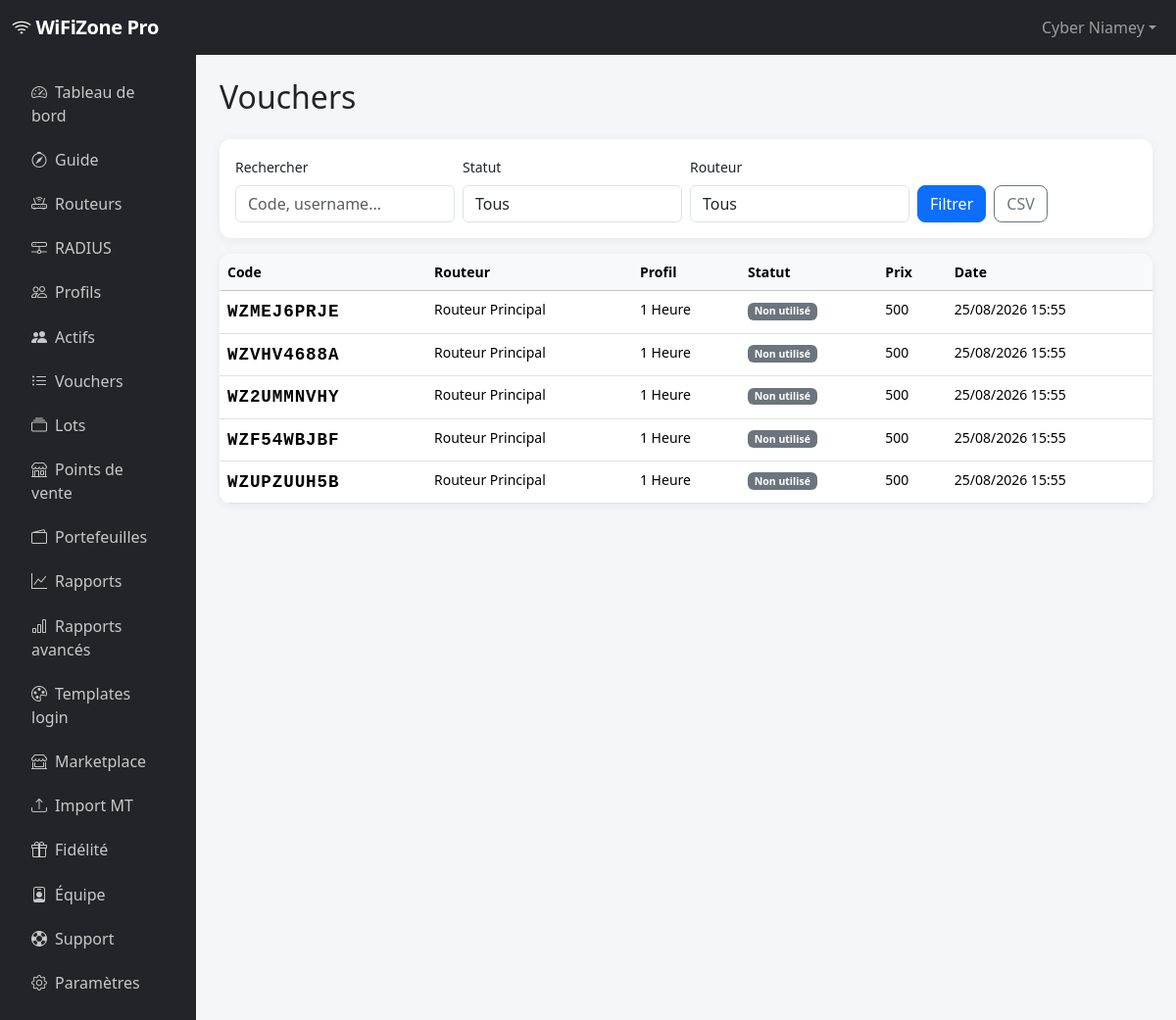
Page /hotspots/vouchers/ (signed in) on the committed database.
### accounts/models.py (models this page shows, shortened)
class User(AbstractUser):
    company_name = models.CharField("entreprise / zone WiFi", max_length=200, blank=True)
    phone = models.CharField("téléphone", max_length=30, blank=True)
    city = models.CharField("ville", max_length=100, blank=True)
    country = models.CharField("pays", max_length=100, default="Niger")
    is_reseller = models.BooleanField(default=False)
    totp_secret = models.CharField(max_length=32, blank=True)
    totp_enabled = models.BooleanField(default=False)
    gdpr_consent_at = models.DateTimeField(null=True, blank=True)
    reseller = models.ForeignKey(
        "self",
        null=True,
        blank=True,
        on_delete=models.SET_NULL,
        related_name="reseller_clients",
    )
    class Meta:
        verbose_name = "utilisateur"
        verbose_name_plural = "utilisateurs"
    @property
    def display_name(self):
        return self.company_name or self.get_full_name() or self.username

### hotspots/models.py (models this page shows, shortened)
class Voucher(models.Model):
    class Status(models.TextChoices):
        UNUSED = "unused", "Non utilisé"
        ACTIVE = "active", "Actif"
        EXPIRED = "expired", "Expiré"
        DISABLED = "disabled", "Désactivé"
    batch = models.ForeignKey(
        VoucherBatch,
        on_delete=models.CASCADE,
        related_name="vouchers",
        null=True,
        blank=True,
    )
    router = models.ForeignKey(
        "routers.Router",
        on_delete=models.CASCADE,
        related_name="vouchers",
    )
    profile = models.ForeignKey(
        HotspotProfile,
        on_delete=models.CASCADE,
        related_name="vouchers",
    )
    code = models.CharField("code voucher", max_length=50, unique=True)
    username = models.CharField(max_length=50)
    password = models.CharField(max_length=50)
    status = models.CharField(
        max_length=20,
        choices=Status.choices,
        default=Status.UNUSED,
    )
    sold_price = models.DecimalField(
        max_digits=12,
        decimal_places=0,
        default=Decimal("0"),
    )
    sold_by = models.ForeignKey(
        settings.AUTH_USER_MODEL,
        on_delete=models.SET_NULL,
        null=True,
        blank=True,
        related_name="vouchers_sold",
    )
    point_of_sale = models.ForeignKey(
        PointOfSale,
        on_delete=models.SET_NULL,
        null=True,
        blank=True,
        related_name="vouchers",
    )
    commission_amount = models.DecimalField(
        max_digits=12, decimal_places=0, default=Decimal("0")
    )
    synced_to_mikrotik = models.BooleanField(default=False)
    created_at = models.DateTimeField(auto_now_add=True)
    activated_at = models.DateTimeField(null=True, blank=True)
    expires_at = models.DateTimeField(null=True, blank=True)
    class Meta:
        ordering = ["-created_at"]
        verbose_name = "voucher"
        verbose_name_plural = "vouchers"

class HotspotProfile(models.Model):
    router = models.ForeignKey(
        "routers.Router",
        on_delete=models.CASCADE,
        related_name="profiles",
    )
    name = models.CharField("nom affiché", max_length=100)
    mikrotik_profile = models.CharField(
        "profil MikroTik",
        max_length=100,
        help_text="Nom du profil sur le routeur (ex: 1hour, 1day)",
    )
    validity_seconds = models.PositiveIntegerField(
        "validité (secondes)",
        default=3600,
        help_text="Durée de validité en secondes (3600 = 1h)",
    )
    data_limit_bytes = models.BigIntegerField(
        "limite data (octets)",
        null=True,
        blank=True,
        help_text="0 ou vide = illimité",
    )
    shared_users = models.PositiveIntegerField("utilisateurs partagés", default=1)
    price = models.DecimalField(
        "prix vente (FCFA)",
        max_digits=12,
        decimal_places=0,
        default=Decimal("0"),
    )
    parent_queue = models.CharField(max_length=100, blank=True, help_text="Parent queue MikroTik")
    is_active = models.BooleanField("actif", default=True)
    created_at = models.DateTimeField(auto_now_add=True)
    class Meta:
        ordering = ["name"]
        verbose_name = "profil hotspot"
        verbose_name_plural = "profils hotspot"

### routers/models.py (models this page shows, shortened)
class Router(models.Model):
    class ConnectionStatus(models.TextChoices):
        UNKNOWN = "unknown", "Non testé"
        ONLINE = "online", "En ligne"
        OFFLINE = "offline", "Hors ligne"
        ERROR = "error", "Erreur"
    owner = models.ForeignKey(
        settings.AUTH_USER_MODEL,
        on_delete=models.CASCADE,
        related_name="routers",
    )
    name = models.CharField("nom", max_length=100)
    host = models.CharField("adresse IP / hostname", max_length=255)
    port = models.PositiveIntegerField("port API", default=8728)
    username = models.CharField("utilisateur API", max_length=100)
    password_encrypted = models.TextField("mot de passe (chiffré)")
    hotspot_server = models.CharField(
        "serveur hotspot",
        max_length=100,
        blank=True,
        default="hotspot1",
    )
    login_template = models.ForeignKey(
        "hotspots.HotspotLoginTemplate",
        on_delete=models.SET_NULL,
        null=True,
        blank=True,
        related_name="routers",
        verbose_name="template login",
    )
    is_active = models.BooleanField("actif", default=True)
    connection_status = models.CharField(
        max_length=20,
        choices=ConnectionStatus.choices,
        default=ConnectionStatus.UNKNOWN,
    )
    last_connected_at = models.DateTimeField(null=True, blank=True)
    last_error = models.TextField(blank=True)
    latitude = models.DecimalField(max_digits=9, decimal_places=6, null=True, blank=True)
    longitude = models.DecimalField(max_digits=9, decimal_places=6, null=True, blank=True)
    snmp_enabled = models.BooleanField(default=False)
    snmp_community = models.CharField(max_length=64, default="public", blank=True)
    created_at = models.DateTimeField(auto_now_add=True)
    updated_at = models.DateTimeField(auto_now=True)
    class Meta:
        ordering = ["-created_at"]
        verbose_name = "routeur"
        verbose_name_plural = "routeurs"
    def __str__(self):
        return f"{self.name} ({self.host})"

### hotspots/views.py (the view, shortened to what this page needs)
# urls.py: path("vouchers/", views.voucher_list, name="voucher_list"),
@login_required
def voucher_list(request):
    operator = get_operator(request.user)
    form = VoucherFilterForm(operator, request.GET or None)
    vouchers = Voucher.objects.filter(router__owner=operator).select_related("router", "profile")
    vouchers = vouchers[:500]
    return render(request, "hotspots/voucher_list.html", {"vouchers": vouchers, "filter_form": form})

### hotspots/forms.py
class VoucherFilterForm(forms.Form):
    q = forms.CharField(
        required=False,
        label="Rechercher",
        widget=forms.TextInput(attrs={"placeholder": "Code, username..."}),
    )
    status = forms.ChoiceField(
        required=False,
        label="Statut",
        choices=[("", "Tous")] + list(Voucher.Status.choices),
    )
    router = forms.ModelChoiceField(
        queryset=Router.objects.none(),
        required=False,
        label="Routeur",
        empty_label="Tous",
    )
    def __init__(self, user, *args, **kwargs):
        super().__init__(*args, **kwargs)
        self.fields["router"].queryset = Router.objects.filter(owner=user)
        for field in self.fields.values():
            field.widget.attrs.setdefault("class", "form-control")

### accounts/tenant.py (called while the page is built)
def get_operator(user):
    if not user.is_authenticated:
        return None
    membership = user.team_memberships.filter(is_active=True).select_related("owner").first()
    if membership:
        return membership.owner
    return user

### billing/context_processors.py (called while the page is built)
def subscription_context(request):
    if not request.user.is_authenticated:
        return {"current_subscription": None, "current_plan": None, "operator": None}
    operator = get_operator(request.user)
    sub = get_user_subscription(operator)
    return {
        "current_subscription": sub,
        "current_plan": sub.plan if sub else None,
        "operator": operator,
    }

### billing/models.py (called while the page is built)
    def reset_monthly_usage_if_needed(self):
        now = timezone.now()
        if not self.month_reset_at or now.month != self.month_reset_at.month:
            self.vouchers_used_this_month = 0
            self.month_reset_at = now
            self.save(update_fields=["vouchers_used_this_month", "month_reset_at"])

### billing/services.py (called while the page is built)
def get_user_subscription(user):
    if not user.is_authenticated:
        return None
    try:
        sub = Subscription.objects.select_related("plan").get(user=user)
        sub.reset_monthly_usage_if_needed()
        return sub
    except Subscription.DoesNotExist:
        return None

### templates/hotspots/voucher_list.html
{% extends "base_app.html" %}
{% block page_title %}Vouchers{% endblock %}
{% block app_content %}
<div class="card p-3 mb-3 no-print">
  <form method="get" class="row g-2 align-items-end">
    <div class="col-md-3">
      <label class="form-label small">{{ filter_form.q.label }}</label>
      {{ filter_form.q }}
    </div>
    <div class="col-md-3">
      <label class="form-label small">{{ filter_form.status.label }}</label>
      {{ filter_form.status }}
    </div>
    <div class="col-md-3">
      <label class="form-label small">{{ filter_form.router.label }}</label>
      {{ filter_form.router }}
    </div>
    <div class="col-md-3 d-flex gap-2">
      <button type="submit" class="btn btn-primary">Filtrer</button>
      <a href="{% url 'hotspots:voucher_export_csv' %}?{{ request.GET.urlencode }}" class="btn btn-outline-secondary">CSV</a>
    </div>
  </form>
</div>
<div class="card">
  <div class="table-responsive">
    <table class="table table-hover mb-0 small">
      <thead class="table-light">
        <tr>
          <th>Code</th>
          <th>Routeur</th>
          <th>Profil</th>
          <th>Statut</th>
          <th>Prix</th>
          <th>Date</th>
        </tr>
      </thead>
      <tbody>
        {% for v in vouchers %}
        <tr>
          <td class="voucher-code">{{ v.code }}</td>
          <td>{{ v.router.name }}</td>
          <td>{{ v.profile.name }}</td>
          <td><span class="badge bg-secondary">{{ v.get_status_display }}</span></td>
          <td>{{ v.sold_price|floatformat:0 }}</td>
          <td>{{ v.created_at|date:"d/m/Y H:i" }}</td>
        </tr>
        {% empty %}
        <tr><td colspan="6" class="p-4 text-muted">Aucun voucher.</td></tr>
        {% endfor %}
      </tbody>
    </table>
  </div>
</div>
{% endblock %}

### templates/base_app.html (shortened to what this page needs)
{% extends "base.html" %}
{% block body_class %}app-layout{% endblock %}
{% block navbar %}
<nav class="navbar navbar-expand-lg navbar-dark bg-dark">
  <div class="container-fluid">
    <a class="navbar-brand" href="{% url 'dashboard:home' %}">
      <i class="bi bi-wifi"></i> WiFiZone Pro
    </a>
    <div class="collapse navbar-collapse" id="appNav">
      <ul class="navbar-nav ms-auto align-items-lg-center gap-1">
        <li class="nav-item dropdown">
          <a class="nav-link dropdown-toggle" href="#" data-bs-toggle="dropdown">{{ user.display_name }}</a>
        </li>
      </ul>
    </div>
  </div>
</nav>
{% endblock %}
{% block content %}
<div class="container-fluid">
  <div class="row">
  <nav class="col-md-3 col-lg-2 sidebar-app p-3 no-print">
    <ul class="nav flex-column">
      <li class="nav-item"><a class="nav-link {% if request.resolver_match.url_name == 'home' %}active{% endif %}" href="{% url 'dashboard:home' %}"><i class="bi bi-speedometer2 me-2"></i>Tableau de bord</a></li>
      <li class="nav-item"><a class="nav-link" href="{% url 'core:onboarding' %}"><i class="bi bi-compass me-2"></i>Guide</a></li>
      <li class="nav-item"><a class="nav-link" href="{% url 'routers:list' %}"><i class="bi bi-router me-2"></i>Routeurs</a></li>
      <li class="nav-item"><a class="nav-link" href="{% url 'routers:radius_list' %}"><i class="bi bi-hdd-network me-2"></i>RADIUS</a></li>
      <li class="nav-item"><a class="nav-link" href="{% url 'hotspots:profile_list' %}"><i class="bi bi-people me-2"></i>Profils</a></li>
      <li class="nav-item"><a class="nav-link" href="{% url 'dashboard:active_users' %}"><i class="bi bi-people-fill me-2"></i>Actifs</a></li>
      <li class="nav-item"><a class="nav-link" href="{% url 'hotspots:voucher_list' %}"><i class="bi bi-list-ul me-2"></i>Vouchers</a></li>
      <li class="nav-item"><a class="nav-link" href="{% url 'hotspots:batch_list' %}"><i class="bi bi-collection me-2"></i>Lots</a></li>
      <li class="nav-item"><a class="nav-link" href="{% url 'hotspots:pos_list' %}"><i class="bi bi-shop me-2"></i>Points de vente</a></li>
      <li class="nav-item"><a class="nav-link" href="{% url 'hotspots:wallet_list' %}"><i class="bi bi-wallet2 me-2"></i>Portefeuilles</a></li>
      <li class="nav-item"><a class="nav-link" href="{% url 'hotspots:reports' %}"><i class="bi bi-graph-up me-2"></i>Rapports</a></li>
      <li class="nav-item"><a class="nav-link" href="{% url 'hotspots:advanced_reports' %}"><i class="bi bi-bar-chart me-2"></i>Rapports avancés</a></li>
      <li class="nav-item"><a class="nav-link" href="{% url 'hotspots:login_template_list' %}"><i class="bi bi-palette me-2"></i>Templates login</a></li>
      <li class="nav-item"><a class="nav-link" href="{% url 'hotspots:template_marketplace' %}"><i class="bi bi-shop-window me-2"></i>Marketplace</a></li>
      <li class="nav-item"><a class="nav-link" href="{% url 'hotspots:import_users' %}"><i class="bi bi-upload me-2"></i>Import MT</a></li>
      <li class="nav-item"><a class="nav-link" href="{% url 'hotspots:loyalty' %}"><i class="bi bi-gift me-2"></i>Fidélité</a></li>
      <li class="nav-item"><a class="nav-link" href="{% url 'accounts:team_list' %}"><i class="bi bi-person-badge me-2"></i>Équipe</a></li>
      <li class="nav-item"><a class="nav-link" href="{% url 'support:list' %}"><i class="bi bi-life-preserver me-2"></i>Support</a></li>
      <li class="nav-item"><a class="nav-link" href="{% url 'core:settings' %}"><i class="bi bi-gear me-2"></i>Paramètres</a></li>
    </ul>
  </nav>
  <main class="col-md-9 col-lg-10 p-4">
    <h2 class="mb-4">{% block page_title %}{% endblock %}</h2>
    {% block app_content %}{% endblock %}
  </main>
  </div>
</div>
{% endblock %}

### static/css/custom.css (style rules this page uses)
:root { --wz-primary: #0d6efd; --wz-dark: #1a1d23; --wz-sidebar: #212529; }
body { font-family: "Segoe UI", system-ui, -apple-system, sans-serif; background-color: #f4f6f9; }
.navbar-brand { font-weight: 700; letter-spacing: -0.02em; }
.sidebar-app { background: var(--wz-sidebar); min-height: calc(100vh - 56px); }
.sidebar-app .nav-link { color: rgba(255, 255, 255, 0.75); border-radius: 8px; margin-bottom: 2px; padding: 0.6rem 1rem; }
.voucher-code { font-family: "Courier New", monospace; font-weight: 700; font-size: 1.1rem; letter-spacing: 0.05em; }
.table-responsive { border-radius: 12px; overflow: hidden; }
.card { border: none; border-radius: 12px; box-shadow: 0 2px 12px rgba(0, 0, 0, 0.06); }
.btn { border-radius: 8px; }

### rows in the picture
User: display_name "Cyber Niamey"
Voucher: code "WZMEJ6PRJE", router.name "Routeur Principal", profile.name "1 Heure", status "Non utilisé", sold_price "500", created_at "25/08/2026 15:55"
Voucher: code "WZVHV4688A", router.name "Routeur Principal", profile.name "1 Heure", status "Non utilisé", sold_price "500", created_at "25/08/2026 15:55"
Voucher: code "WZ2UMMNVHY", router.name "Routeur Principal", profile.name "1 Heure", status "Non utilisé", sold_price "500", created_at "25/08/2026 15:55"
Voucher: code "WZF54WBJBF", router.name "Routeur Principal", profile.name "1 Heure", status "Non utilisé", sold_price "500", created_at "25/08/2026 15:55"
Voucher: code "WZUPZUUH5B", router.name "Routeur Principal", profile.name "1 Heure", status "Non utilisé", sold_price "500", created_at "25/08/2026 15:55"

### other values in the picture
{{ filter_form.q.label }} "Rechercher"
{{ filter_form.status.label }} "Statut"
{{ filter_form.router.label }} "Routeur"
